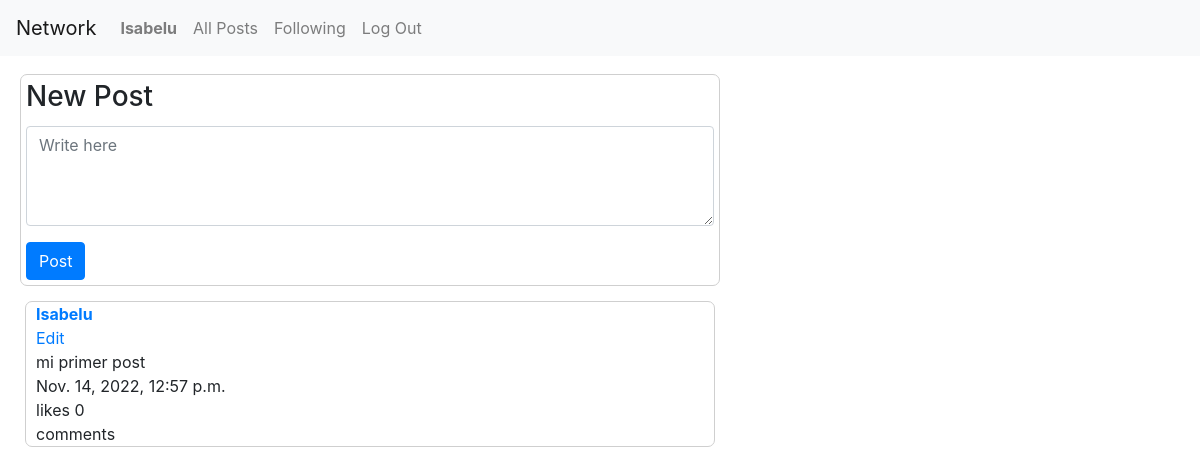
The app's page / (signed in), older data.
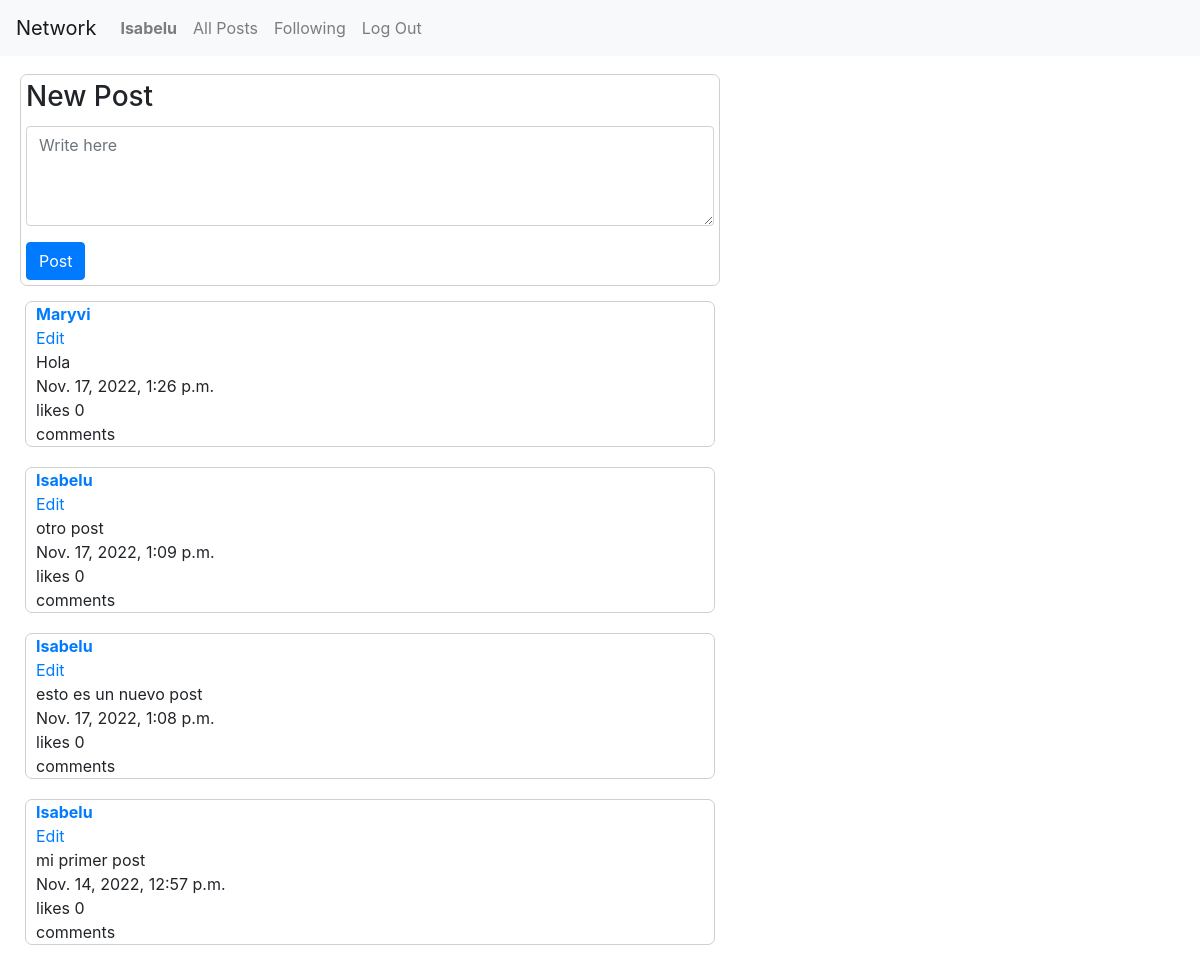
The same page, newer data.
### network/models.py (models this page shows, shortened)
class User(AbstractUser):
    pass
    date_creation = models.DateTimeField(auto_now_add=True, null=True)
    date_update = models.DateTimeField(auto_now=True, null=True)

class Post(models.Model):
    text = models.TextField(blank = True)
    date_creation = models.DateTimeField(auto_now_add=True)
    date_update = models.DateTimeField(auto_now=True)
    user = models.ForeignKey(User, on_delete=models.CASCADE, related_name="posted_by")

### network/views.py (the view)
# urls.py: path("", views.index, name="index"),
def index(request):
    return render(request, "network/index.html", {
           "posts": Post.objects.all().order_by('-date_creation'),
           "show_new_post": True
        })

### network/templates/network/index.html (shortened to what this page needs)
{% extends "network/layout.html" %}
{% load static %}
{% block body %}
{% if user.is_authenticated %}
<div class="contenedor-principal">
  {% if show_new_post %}
  <div class="contenedor-post">
    <h1>New Post</h1>
    <form action="{% url 'new_post' %}" method="post">
      <div class="form-group">
        <textarea class="form-control" style="height: 100px; margin-top: 12px;" name="text"
          placeholder="Write here"></textarea>
      </div>
      <input class="btn btn-primary" type="submit" value="Post">
    </form>
  </div>
  {% endif %}
  <div class="contenedor-lista-posts">
    {% for post in posts %}
    <div class="contenedor-post-anterior">
      <div class="contenedor-usuario-post">
        <a href="{% url 'profile' post.user.id %}">{{ post.user.username }}</a>
      </div>
      <div class="contenedor-edit">
        <a href="{% url 'index' %}" onclick="return false;">Edit</a>
      </div>
      <div class="contenedor-text-post">
        {{ post.text }} <br>
        {{ post.date_creation }}
      </div>
      <div class="contenedor-likes">likes 0</div>
      <div class="contenedor-comments-post">
        comments
      </div>
    </div>
    {% endfor %}
  </div>
  {% endif %}
</div>
{% endblock %}

### network/templates/network/layout.html (shortened to what this page needs)
{% load static %}
<!DOCTYPE html>
<html lang="en">
    <head>
        <link rel="stylesheet" href="https://stackpath.bootstrapcdn.com/bootstrap/4.4.1/css/bootstrap.min.css">
        <link href="{% static 'network/index5.css' %}" rel="stylesheet">
    </head>
    <body>
        <nav class="navbar navbar-expand-lg navbar-light bg-light">
            <a class="navbar-brand" href="{% url 'index' %}">Network</a>
            <div>
              <ul class="navbar-nav mr-auto">
                {% if user.is_authenticated %}
                    <li class="nav-item">
                        <a class="nav-link" href="{% url 'profile' user.id %}"><strong>{{ user.username }}</strong></a>
                    </li>
                {% endif %}
                <li class="nav-item">
                  <a class="nav-link" href="{% url 'allPosts' %}">All Posts</a>
                </li>
                {% if user.is_authenticated %}
                    <li class="nav-item">
                        <a class="nav-link" href="{% url 'followingPosts' user.id %}">Following</a>
                    </li>
                    <li class="nav-item">
                        <a class="nav-link" href="{% url 'logout' %}">Log Out</a>
                    </li>
                {% endif %}
              </ul>
            </div>
          </nav>
        <div class="body">
            {% block body %}
            {% endblock %}
        </div>
    </body>
</html>

### network/static/network/index5.css (style rules this page uses)
.contenedor-principal { margin: 0 10px; padding: 10px; }
.contenedor-post { border: 1px solid #cfcfcf; border-radius: 7px; width: 700px; padding: 5px; margin-bottom: 10px; }
.contenedor-post > h1 { font-size: 28px; }
.contenedor-lista-posts { width: 700px; padding: 5px; margin-top: 10px; }
.contenedor-post-anterior { margin-bottom: 20px; border: 1px solid #cfcfcf; border-radius: 7px; padding-left: 10px; }
.contenedor-usuario-post { font-weight: bold; }

Row changes from the older to the newer data that the page shows:
added Post: user.username "Maryvi", text "Hola", date_creation "Nov. 17, 2022, 1:26 p.m."
added Post: user.username "Isabelu", text "otro post", date_creation "Nov. 17, 2022, 1:09 p.m."
added Post: user.username "Isabelu", text "esto es un nuevo post", date_creation "Nov. 17, 2022, 1:08 p.m."
